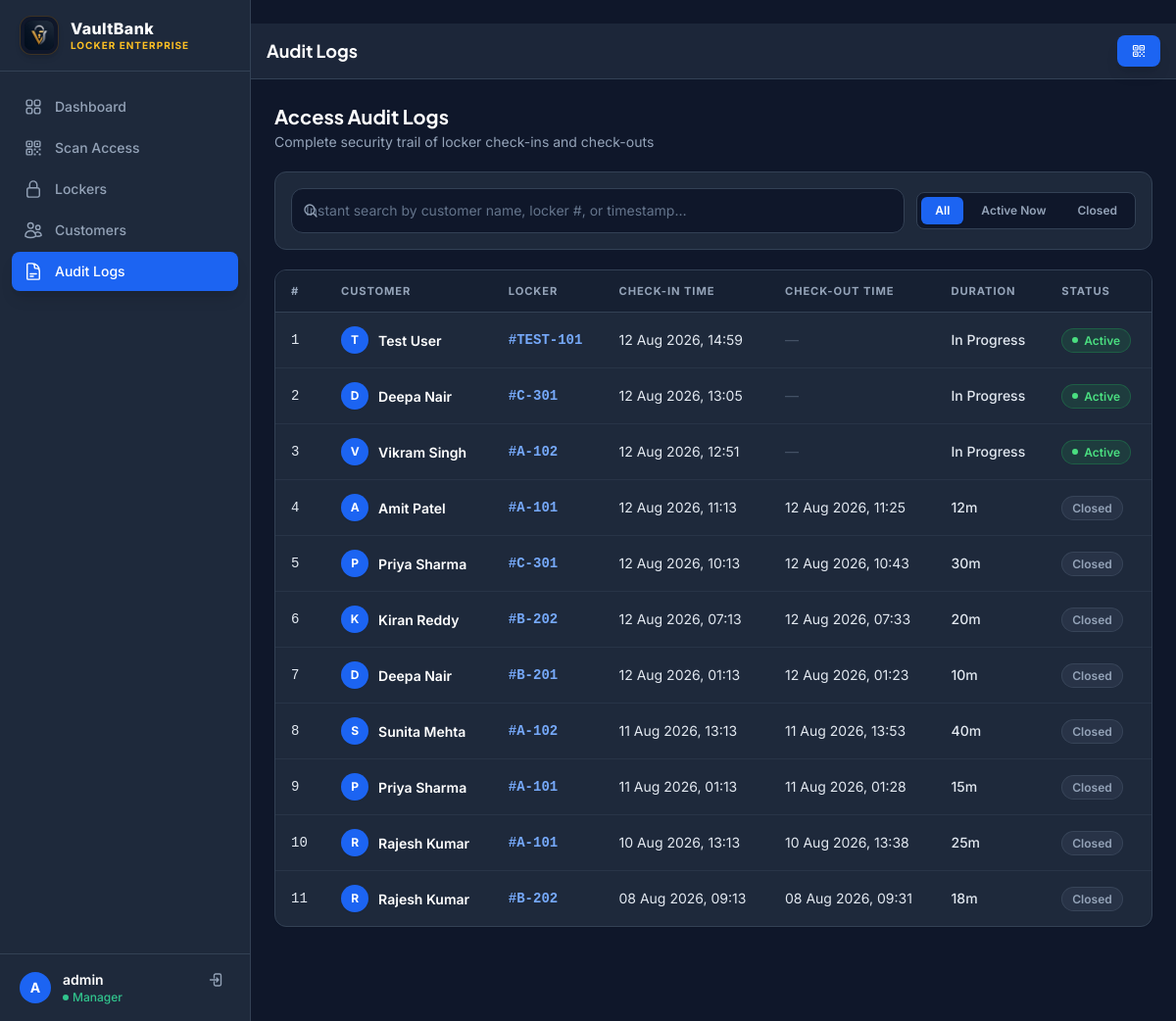
Page /logs/ (signed in) on the earlier database version.
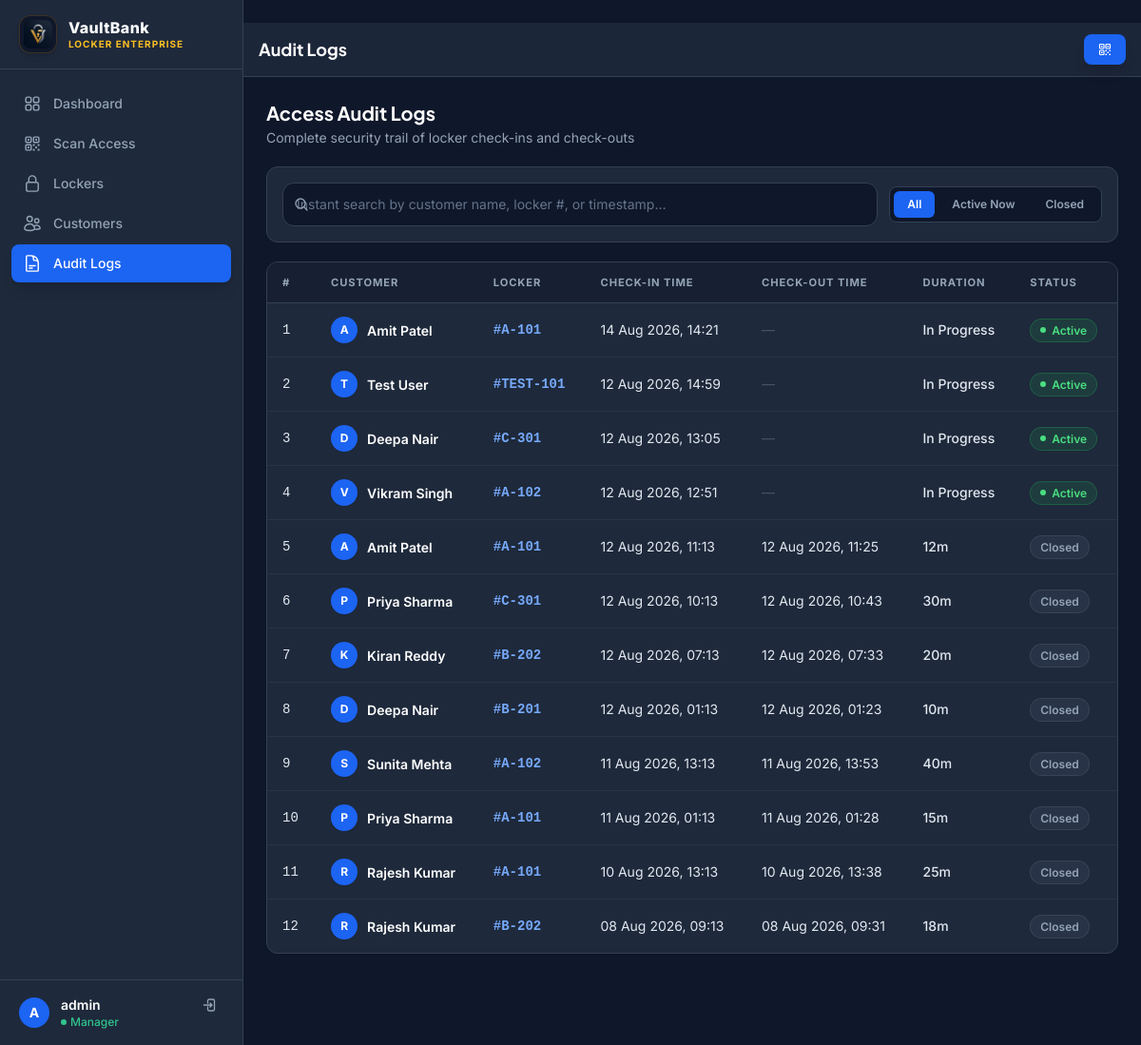
Same page on the later database version.
### lockers/models.py (models this page shows, shortened)
class AccessLog(models.Model):
    locker = models.ForeignKey(Locker, on_delete=models.CASCADE, related_name='access_logs')
    customer = models.ForeignKey(Customer, on_delete=models.CASCADE, related_name='access_logs')
    check_in_time = models.DateTimeField(auto_now_add=True)
    check_out_time = models.DateTimeField(null=True, blank=True)
    class Meta:
        ordering = ['-check_in_time']
    def duration(self):
        if self.check_out_time:
            delta = self.check_out_time - self.check_in_time
            minutes = int(delta.total_seconds() // 60)
            hours = minutes // 60
            mins = minutes % 60
            if hours:
                return f"{hours}h {mins}m"
            return f"{mins}m"
        return "In Progress"

class Customer(models.Model):
    ID_PROOF_CHOICES = [
        ('aadhaar', 'Aadhaar Card'),
        ('pan', 'PAN Card'),
        ('passport', 'Passport'),
        ('voter_id', 'Voter ID'),
        ('driving_license', 'Driving License'),
    ]
    name = models.CharField(max_length=200)
    phone_number = models.CharField(max_length=20, blank=True, null=True, help_text="Phone number for SMS/WhatsApp alerts")
    email = models.EmailField(blank=True, null=True, help_text="Email address for access notifications")
    id_proof_type = models.CharField(max_length=50, choices=ID_PROOF_CHOICES)
    id_proof_file = models.FileField(upload_to='id_proofs/')
    class Meta:
        ordering = ['name']

class Locker(models.Model):
    PAYMENT_STATUS_CHOICES = [
        ('paid', 'Paid'),
        ('pending', 'Pending Payment'),
        ('overdue', 'Payment Overdue'),
    ]
    locker_number = models.CharField(max_length=20, unique=True)
    token = models.CharField(
        max_length=100, unique=True,
        default=generate_locker_token,
        editable=False,   # shown read-only in admin/forms
    )
    is_active = models.BooleanField(default=True)
    annual_fee = models.DecimalField(max_digits=10, decimal_places=2, default=500.00, help_text="Annual rent fee")
    lease_start_date = models.DateField(null=True, blank=True, help_text="Start date of lease agreement")
    lease_end_date = models.DateField(null=True, blank=True, help_text="Expiration date of lease agreement")
    payment_status = models.CharField(max_length=20, choices=PAYMENT_STATUS_CHOICES, default='paid')
    class Meta:
        ordering = ['locker_number']

### lockers/views.py (the view)
# urls.py: path('logs/', views.access_log, name='access_log'),
@login_required
def access_log(request):
    query = request.GET.get('q', '')
    status = request.GET.get('status', '')
    logs = AccessLog.objects.select_related('locker', 'customer')
    if query:
        logs = logs.filter(
            Q(customer__name__icontains=query) | Q(locker__locker_number__icontains=query)
        )
    if status == 'active':
        logs = logs.filter(check_out_time__isnull=True)
    elif status == 'closed':
        logs = logs.filter(check_out_time__isnull=False)
    return render(request, 'lockers/access_log.html', {'logs': logs, 'query': query, 'status': status})

### templates/lockers/access_log.html (shortened to what this page needs)
﻿{% extends 'lockers/base.html' %}
{% block page_title %}Audit Logs{% endblock %}
{% block content %}
<div class="space-y-5" x-data="{
       search: '{{ query|escapejs }}',
       statusFilter: '{{ status|escapejs }}' || 'all',
       get totalRows() {
         return document.querySelectorAll('.log-row-item').length;
       },
       get visibleRows() {
         return Array.from(document.querySelectorAll('.log-row-item')).filter(el => el.style.display !== 'none').length;
       },
       matches(customer, locker, checkIn, checkOut, status) {
         const q = this.search.toLowerCase().trim();
         const matchText = !q || customer.toLowerCase().includes(q) || locker.toLowerCase().includes(q) || checkIn.toLowerCase().includes(q);
         let matchStatus = true;
         if (this.statusFilter === 'active') matchStatus = (status === 'active');
         if (this.statusFilter === 'closed') matchStatus = (status === 'closed');
         return matchText && matchStatus;
       }
     }">
  <div>
    <h2 class="text-xl font-bold text-white">Access Audit Logs</h2>
    <p class="text-sm text-slate-400 mt-0.5">
      <span
        x-text="search || statusFilter !== 'all' ? `Showing ${visibleRows} of ${totalRows} audit entries` : 'Complete security trail of locker check-ins and check-outs'">
      </span>
    </p>
  </div>
  <div class="bg-[#1E293B] border border-[#334155] rounded-xl p-4">
    <div class="flex flex-col sm:flex-row gap-3 items-stretch sm:items-center justify-between">
      <div class="relative flex-1">
        <input type="text" x-model="search" placeholder="Instant search by customer name, locker #, or timestamp… "
          class="vb-input pl-9 pr-8" autofocus />
      </div>
      <div class="flex p-1 bg-[#0F172A] border border-[#334155] rounded-lg gap-1 shrink-0">
        <button type="button" @click="statusFilter = 'all'"
          :class="statusFilter === 'all' ? 'bg-blue-600 text-white shadow-sm' : 'text-slate-400 hover:text-slate-200'"
          class="px-3.5 py-1.5 rounded-md text-xs font-semibold transition-all">
          All
        </button>
        <button type="button" @click="statusFilter = 'active'"
          :class="statusFilter === 'active' ? 'bg-blue-600 text-white shadow-sm' : 'text-slate-400 hover:text-slate-200'"
          class="px-3.5 py-1.5 rounded-md text-xs font-semibold transition-all">
          Active Now
        </button>
        <button type="button" @click="statusFilter = 'closed'"
          :class="statusFilter === 'closed' ? 'bg-blue-600 text-white shadow-sm' : 'text-slate-400 hover:text-slate-200'"
          class="px-3.5 py-1.5 rounded-md text-xs font-semibold transition-all">
          Closed
        </button>
      </div>
    </div>
  </div>
  {% if logs %}
  <div class="bg-[#1E293B] border border-[#334155] rounded-xl overflow-hidden shadow-sm">
    <div class="overflow-x-auto">
      <table class="w-full vb-table">
        <thead>
          <tr>
            <th>#</th>
            <th>Customer</th>
            <th>Locker</th>
            <th>Check-In Time</th>
            <th>Check-Out Time</th>
            <th>Duration</th>
            <th>Status</th>
          </tr>
        </thead>
        <tbody>
          {% for log in logs %}
          <tr class="log-row-item"
            x-show="matches('{{ log.customer.name|escapejs }}', '{{ log.locker.locker_number|escapejs }}', '{{ log.check_in_time|date:"
            d M Y H:i"|escapejs }}', '{{ log.check_out_time|date:"d M Y H:i"|escapejs }}'
            , '{% if log.check_out_time %}closed{% else %}active{% endif %}' )">
            <td class="text-xs text-slate-500 font-mono">{{ forloop.counter }}</td>
            <td>
              <div class="flex items-center gap-2.5">
                <div
                  class="w-7 h-7 rounded-full bg-blue-600 text-white font-bold text-xs flex items-center justify-center shrink-0 shadow-sm">
                  {{ log.customer.name|first|upper }}
                </div>
                <a href="{% url 'customer_detail' log.customer.pk %}"
                  class="font-semibold text-white hover:text-blue-400 transition-colors">
                  {{ log.customer.name }}
                </a>
              </div>
            </td>
            <td>
              <a href="{% url 'locker_detail' log.locker.pk %}"
                class="font-mono font-semibold text-blue-400 hover:text-blue-300 transition-colors">
                #{{ log.locker.locker_number }}
              </a>
            </td>
            <td class="text-xs text-slate-300">{{ log.check_in_time|date:"d M Y, H:i" }}</td>
            <td class="text-xs text-slate-400">
              {% if log.check_out_time %}
              {{ log.check_out_time|date:"d M Y, H:i" }}
              {% else %}
              <span class="text-slate-600">&mdash;</span>
              {% endif %}
            </td>
            <td class="text-xs font-medium text-slate-300">{{ log.duration }}</td>
            <td>
              {% if log.check_out_time %}
              <span class="badge-slate">Closed</span>
              {% else %}
              <span class="badge-green"><span class="dot-pulse"></span> Active</span>
              {% endif %}
            </td>
          </tr>
          {% endfor %}
        </tbody>
      </table>
    </div>
  </div>
  {% endif %}
</div>
{% endblock %}

### templates/lockers/base.html (shortened to what this page needs)
{% load static %}
<!DOCTYPE html>
<html lang="en" class="dark">
<head>
  <script src="https://cdn.tailwindcss.com"></script>
  <link href="https://cdn.jsdelivr.net/npm/flowbite@2.3.0/dist/flowbite.min.css" rel="stylesheet" />
  <link rel="stylesheet" href="{% static 'css/style.css' %}" />
  <link rel="stylesheet" href="{% static 'css/responsive.css' %}" />
</head>
<body class="bg-[#0F172A] text-slate-100 antialiased" x-data>
<aside id="sidebar"
  class="fixed inset-y-0 left-0 z-50 w-64 bg-[#1E293B] border-r border-[#334155] flex-col hidden lg:flex">
  <div class="flex items-center gap-3 px-5 py-4 border-b border-[#334155]">
    <img src="{% static 'img/logo.png' %}" alt="VaultBank Logo" class="w-10 h-10 rounded-xl object-contain bg-[#0F172A] border border-amber-500/20 p-1 shadow-md shadow-amber-500/10 shrink-0" />
    <div>
      <span class="font-extrabold text-base leading-tight tracking-wide text-white block">VaultBank</span>
      <span class="text-[10px] font-bold tracking-widest text-amber-400 uppercase block">Locker Enterprise</span>
    </div>
  </div>
  <nav class="flex-1 overflow-y-auto px-3 py-4 space-y-0.5">
    <a href="{% url 'dashboard' %}"
      class="group flex items-center gap-3 px-3 py-2.5 rounded-lg text-sm font-medium transition-all duration-150
      {% if request.resolver_match.url_name == 'dashboard' %}bg-blue-600 text-white shadow-lg shadow-blue-500/20{% else %}text-slate-400 hover:bg-slate-800 hover:text-slate-100{% endif %}">
      Dashboard
    </a>
    <a href="{% url 'scan_token' %}"
      class="group flex items-center gap-3 px-3 py-2.5 rounded-lg text-sm font-medium transition-all duration-150
      {% if request.resolver_match.url_name == 'scan_token' or request.resolver_match.url_name == 'scan_checkin' %}bg-blue-600 text-white shadow-lg shadow-blue-500/20{% else %}text-slate-400 hover:bg-slate-800 hover:text-slate-100{% endif %}">
      Scan Access
    </a>
    <a href="{% url 'locker_list' %}"
      class="group flex items-center gap-3 px-3 py-2.5 rounded-lg text-sm font-medium transition-all duration-150
      {% if 'locker' in request.resolver_match.url_name %}bg-blue-600 text-white shadow-lg shadow-blue-500/20{% else %}text-slate-400 hover:bg-slate-800 hover:text-slate-100{% endif %}">
      Lockers
    </a>
    <a href="{% url 'customer_list' %}"
      class="group flex items-center gap-3 px-3 py-2.5 rounded-lg text-sm font-medium transition-all duration-150
      {% if 'customer' in request.resolver_match.url_name %}bg-blue-600 text-white shadow-lg shadow-blue-500/20{% else %}text-slate-400 hover:bg-slate-800 hover:text-slate-100{% endif %}">
      Customers
    </a>
    <a href="{% url 'access_log' %}"
      class="group flex items-center gap-3 px-3 py-2.5 rounded-lg text-sm font-medium transition-all duration-150
      {% if request.resolver_match.url_name == 'access_log' %}bg-blue-600 text-white shadow-lg shadow-blue-500/20{% else %}text-slate-400 hover:bg-slate-800 hover:text-slate-100{% endif %}">
      Audit Logs
    </a>
  </nav>
  {% if user.is_authenticated %}
  <div class="px-3 py-3 border-t border-[#334155]">
    <div class="flex items-center gap-3 px-2">
      <div class="w-8 h-8 rounded-full bg-blue-600 text-white font-bold text-sm flex items-center justify-center shrink-0">
        {{ user.username|first|upper }}
      </div>
      <div class="flex-1 min-w-0">
        <p class="text-sm font-semibold text-white truncate">{{ user.username }}</p>
        <p class="text-xs text-green-400 font-medium flex items-center gap-1">
          <span class="dot-pulse text-green-400"></span> Manager
        </p>
      </div>
      <form method="POST" action="{% url 'logout' %}">
        <button type="submit" title="Sign Out"
          class="p-1.5 rounded-lg text-slate-400 hover:text-red-400 hover:bg-red-500/10 transition-colors">
        </button>
      </form>
    </div>
  </div>
  {% endif %}
</aside>
<div x-data="{ open: false }" @keydown.escape.window="open = false" id="mobileSidebarWrapper">
  <div class="lg:pl-64 flex flex-col min-h-screen">
    <header id="topbar" class="sticky top-0 z-30 bg-[#1E293B]/90 backdrop-blur border-b border-[#334155] px-4 sm:px-6 py-3 flex items-center justify-between gap-4">
      <div class="flex items-center gap-3">
        <h1 class="text-base sm:text-lg font-bold text-white">{% block page_title %}Dashboard{% endblock %}</h1>
      </div>
      <div class="flex items-center gap-2">
        <a href="{% url 'scan_token' %}"
          class="flex items-center gap-2 px-3.5 py-2 bg-blue-600 hover:bg-blue-700 text-white text-sm font-semibold rounded-lg shadow-lg shadow-blue-500/25 transition-colors">
        </a>
      </div>
    </header>
    <main class="flex-1 p-4 sm:p-6">
      {% block content %}{% endblock %}
    </main>
  </div>
</div>
</body>
</html>

### static/css/style.css (style rules this page uses)
:root { --font-sans: 'Inter', system-ui, sans-serif; --font-heading: 'Plus Jakarta Sans', var(--font-sans); --color-bg: #0B1120; --color-surface: #1E293B; --color-surface-hover: #26354D; --color-border: #334155; --color-primary: #3B82F6; --color-primary-hover: #2563EB; }
*, *::before, *::after { box-sizing: border-box; }
html { scroll-behavior: smooth; color-scheme: dark; }
body { font-family: var(--font-sans); background-color: var(--color-bg); color: #F1F5F9; -webkit-font-smoothing: antialiased; -moz-osx-font-smoothing: grayscale; }
h1, h2, h3, h4, h5, h6 { font-family: var(--font-heading); }
.vb-input { width: 100%; padding: 0.625rem 0.875rem; background-color: #0F172A; border: 1px solid #334155; border-radius: 0.75rem; color: #F1F5F9; font-size: 0.875rem; transition: all 0.15s cubic-bezier(0.4, 0, 0.2, 1); outline: none; }
.vb-input::placeholder { color: #64748B; }
.vb-table { width: 100%; text-align: left; border-collapse: separate; border-spacing: 0; }
.vb-table thead th { background-color: #162032; color: #94A3B8; font-size: 0.7rem; letter-spacing: 0.08em; text-transform: uppercase; font-weight: 700; padding: 0.875rem 1rem; border-bottom: 1px solid #334155; white-space: nowrap; }
.vb-table tbody td { padding: 0.875rem 1rem; border-bottom: 1px solid rgba(51, 65, 85, 0.5); color: #E2E8F0; font-size: 0.875rem; vertical-align: middle; }
.vb-table tbody tr { transition: background-color 0.12s ease; }
.vb-table tbody tr:last-child td { border-bottom: none; }
.badge-green { display: inline-flex; align-items: center; gap: 0.375rem; padding: 0.25rem 0.625rem; border-radius: 9999px; font-size: 0.75rem; font-weight: 600; background-color: rgba(34, 197, 94, 0.12); color: #4ADE80; border: 1px solid rgba(34, 197, 94, 0.25); }
.badge-slate { display: inline-flex; align-items: center; gap: 0.375rem; padding: 0.25rem 0.625rem; border-radius: 9999px; font-size: 0.75rem; font-weight: 600; background-color: rgba(100, 116, 139, 0.15); color: #94A3B8; border: 1px solid rgba(100, 116, 139, 0.25); }
.dot-pulse { width: 6px; height: 6px; border-radius: 9999px; background-color: currentColor; display: inline-block; animation: pulse-ring 1.8s cubic-bezier(0.4, 0, 0.6, 1) infinite; }

Differences in the rows shown:
added AccessLog: customer.name|first "A", customer.name "Amit Patel", locker.locker_number "A-101", check_in_time "14 Aug 2026, 14:21", duration "In Progress", shows "Active"
